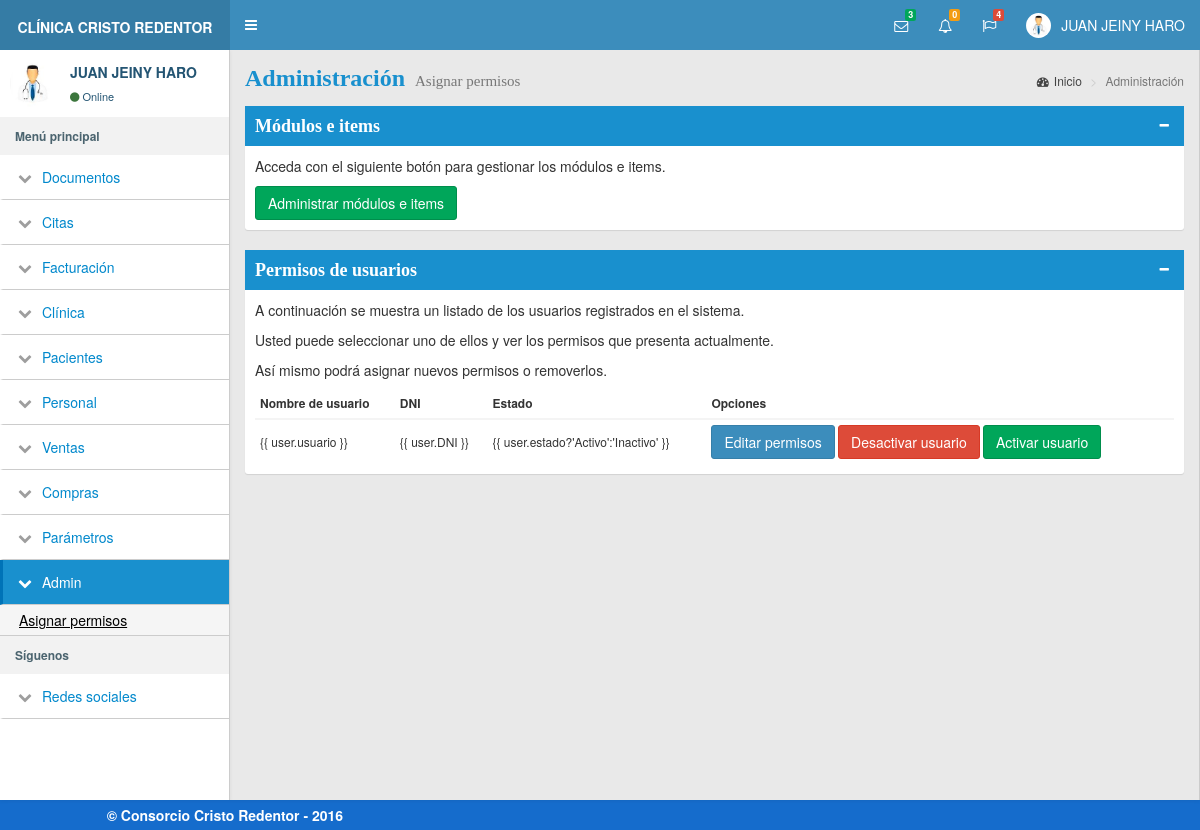
The page /modulos/admin/asignar_permisos.php (signed in) on the database its author committed.
### tables this page shows
CREATE TABLE modules (
  id int NOT NULL PRIMARY KEY AUTO_INCREMENT,
  nombre VARCHAR(35) NOT NULL,
  folder VARCHAR(35) NOT NULL,
  active BOOLEAN NOT NULL DEFAULT 1
);

CREATE TABLE items (
  id int AUTO_INCREMENT PRIMARY KEY,
  module_id int NOT NULL,
  nombre VARCHAR(55) NOT NULL,
  file VARCHAR(55) NOT NULL,
  active BOOLEAN NOT NULL DEFAULT 1,
  FOREIGN KEY (module_id) REFERENCES modules(id)
);

### modulos/general/validar_sesion.php (called while the page is built, shortened)
<?php
$full_name = $_SESSION['full_name'];

### modulos/general/izquierda_menu.php (the view)
<aside class="main-sidebar">
    <div class="user-panel">
        <div class="pull-left image">
            <img src="../../img/doctor.JPG" class="img-circle" alt="User Image">
        </div>
        <div class="pull-left info" style="color:#245573 !important">
            <p><?= $full_name ?></p>
            <a href="#" style="color:#245573 !important"><i class="fa fa-circle text-success"></i>Online</a>
        </div>
    </div>
    <section class="sidebar">
        <ul class="sidebar-menu">
            <li class="header"><strong>Menú principal</strong></li>
            <?php
            $query = 'SELECT id, nombre, folder FROM modules';
            $result_set = mysqli_query($con, $query);
            $modules = $result_set->fetch_all();
            foreach ($modules as $module):
                $query = 'SELECT I.nombre, I.file FROM items I ' .
                            'INNER JOIN permissions P ON P.item_id=I.id ' .
                            'INNER JOIN modules M ON I.module_id=M.id ' .
                            'WHERE I.module_id = ' . $module[0] .
                            ' AND M.active = 1';
                $result_set_items = mysqli_query($con, $query);
                $items = $result_set_items->fetch_all();
                if (sizeof($items) > 0) {
            ?>
                    <li class="treeview">
                        <a href="#">
                            <i class="fa fa-chevron-down"></i>
                            <span><?= $module[1] ?></span>
                        </a>
                        <ul class="treeview-menu">
                            <?php foreach ($items as $item): ?>
                                <li class="treeview">
                                    <a href="../<?= $module[2] ?>/<?= $item[1] ?>.php">
                                        <span><?= $item[0] ?></span>
                                    </a>
                                </li>
                            <?php endforeach; ?>
                        </ul>
                    </li>
            <?php
                }
            endforeach;
            ?>
            <?php include 'izquierda_redes.php' ?>
        </ul>
    </section>
</aside>

### modulos/css/style.css (style rules this page uses)
body { background-color: #F3F3F3; }
.header { margin-bottom: 20px; }

### rows shown on the page
modules: nombre "Documentos"
modules: nombre "Citas"
modules: nombre "Facturación"
modules: nombre "Clínica"
modules: nombre "Pacientes"
modules: nombre "Personal"
modules: nombre "Ventas"
modules: nombre "Compras"
modules: nombre "Parámetros"
modules: nombre "Admin"
items: nombre "Asignar permisos"

### other values the page prints
$pending_users_count "0"
$full_name "JUAN JEINY HARO"
